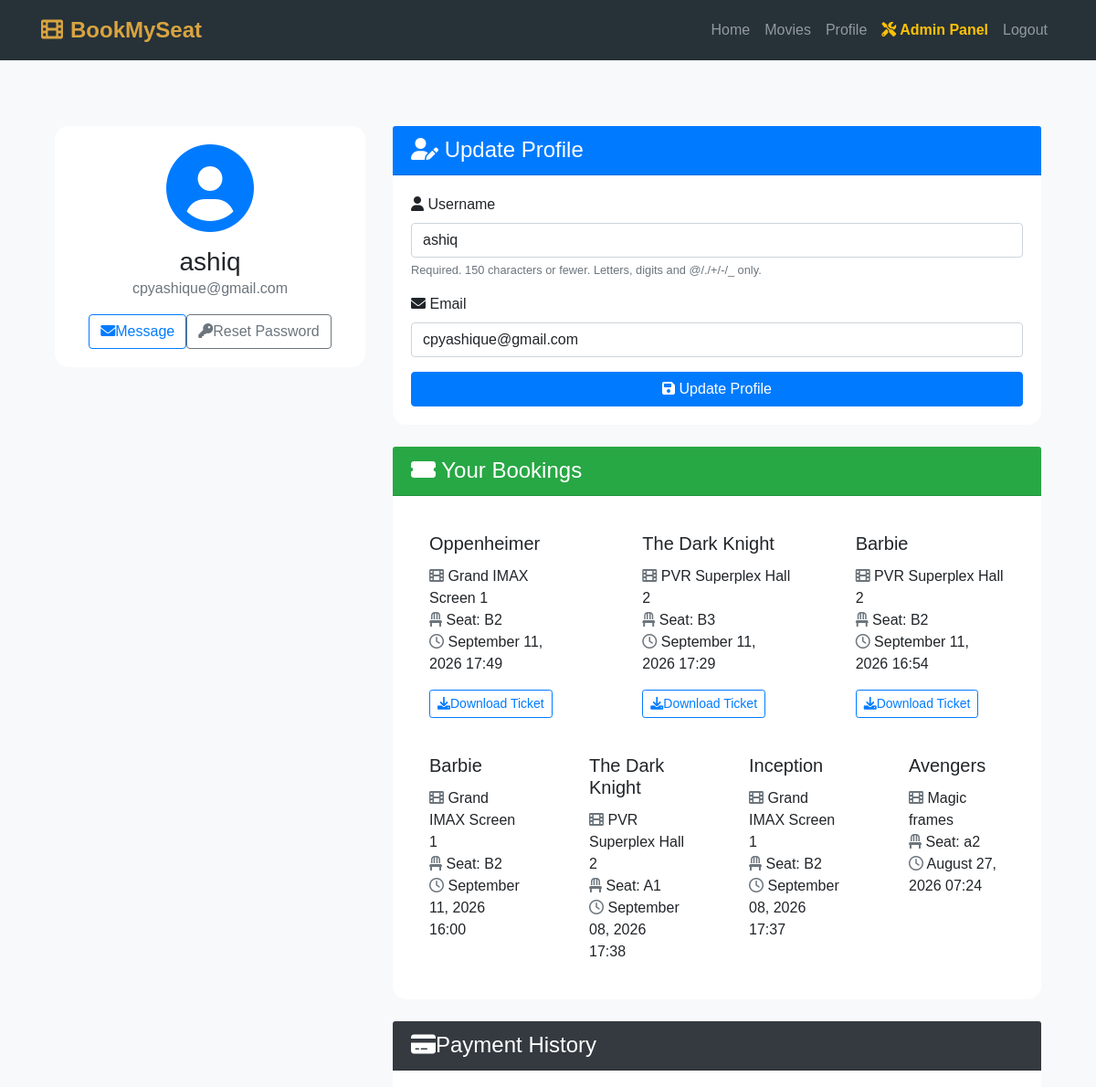
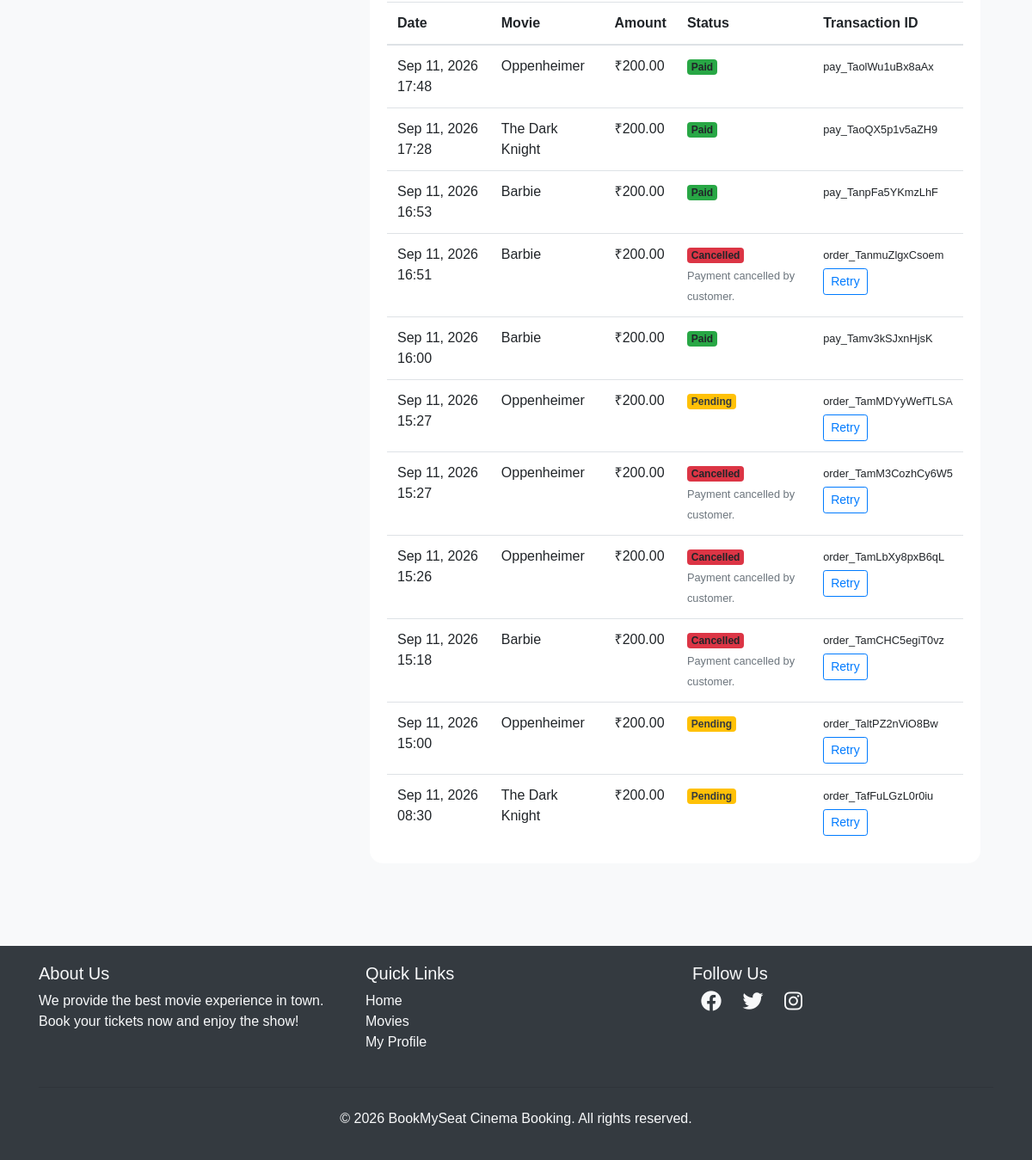
The page /users/profile/ (signed in) on the database its author committed (2 pictures, top to bottom).
### movies/models.py (models this page shows, shortened)
class Booking(models.Model):
    user = models.ForeignKey(User, on_delete=models.CASCADE)
    seat = models.OneToOneField(Seat, on_delete=models.CASCADE)
    movie = models.ForeignKey(Movie, on_delete=models.CASCADE)
    theater = models.ForeignKey(Theater, on_delete=models.CASCADE)
    payment = models.ForeignKey('Payment', on_delete=models.PROTECT, null=True, blank=True, related_name='bookings')
    ticket_pdf = models.FileField(upload_to='tickets/', blank=True, null=True)
    booked_at = models.DateTimeField(auto_now_add=True)
    class Meta:
        indexes = [
            models.Index(fields=['booked_at']),
            models.Index(fields=['theater', 'booked_at']),
            models.Index(fields=['movie', 'booked_at']),
        ]

class Movie(models.Model):
    AGE_CERTIFICATION_CHOICES = [
        ('U', 'U (Universal)'),
        ('UA', 'UA (Parental Guidance)'),
        ('A', 'A (Adults Only)'),
        ('S', 'S (Specialized)'),
        ('PG-13', 'PG-13'),
        ('R', 'R (Restricted)'),
    ]
    name = models.CharField(max_length=255)
    slug = models.SlugField(max_length=255, blank=True)
    image = models.ImageField(upload_to='movies/', blank=True, null=True)
    rating = models.DecimalField(max_digits=3, decimal_places=1, default=0.0)
    cast = models.TextField(blank=True, help_text="Legacy cast names comma separated")
    description = models.TextField(blank=True, null=True)
    duration = models.PositiveIntegerField(default=120, help_text="Duration in minutes")
    age_certification = models.CharField(max_length=10, choices=AGE_CERTIFICATION_CHOICES, default='UA')
    trailer_youtube_url = models.CharField(max_length=500, blank=True, null=True, help_text="YouTube Watch or Embed URL")
    release_date = models.DateField(default=timezone.now)
    is_trending = models.BooleanField(default=False)
    genres = models.ManyToManyField(Genre, related_name='movies', blank=True)
    languages = models.ManyToManyField(Language, related_name='movies', blank=True)
    cast_members = models.ManyToManyField(CastMember, related_name='movies', blank=True)
    class Meta:
        indexes = [
            models.Index(fields=['release_date']),
            models.Index(fields=['rating']),
        ]

class Theater(models.Model):
    name = models.CharField(max_length=255)
    location = models.CharField(max_length=255, blank=True, default='Main Screen')
    screen_name = models.CharField(max_length=100, blank=True, default='Screen 1')
    movie = models.ForeignKey(Movie, on_delete=models.CASCADE, related_name='theaters')
    time = models.DateTimeField()
    class Meta:
        indexes = [
            models.Index(fields=['location', 'time']),
            models.Index(fields=['movie', 'time']),
        ]

class Seat(models.Model):
    theater = models.ForeignKey(Theater, on_delete=models.CASCADE, related_name='seats')
    seat_number = models.CharField(max_length=10)
    is_booked = models.BooleanField(default=False)

class Payment(models.Model):
    STATUS_CHOICES = [
        ('created', 'Created'), ('pending', 'Pending'), ('paid', 'Paid'),
        ('failed', 'Failed'), ('cancelled', 'Cancelled'), ('refunded', 'Refunded'),
    ]
    user = models.ForeignKey(User, on_delete=models.PROTECT, related_name='payments')
    theater = models.ForeignKey(Theater, on_delete=models.PROTECT, related_name='payments')
    seat_ids = models.JSONField()
    amount = models.PositiveIntegerField(help_text='Amount in paise')
    currency = models.CharField(max_length=3, default='INR')
    status = models.CharField(max_length=10, choices=STATUS_CHOICES, default='created')
    razorpay_order_id = models.CharField(max_length=100, unique=True)
    razorpay_payment_id = models.CharField(max_length=100, unique=True, null=True, blank=True)
    failure_reason = models.CharField(max_length=500, blank=True)
    refund_amount = models.PositiveIntegerField(default=0, help_text='Refunded amount in paise')
    refunded_at = models.DateTimeField(null=True, blank=True)
    created_at = models.DateTimeField(auto_now_add=True)
    updated_at = models.DateTimeField(auto_now=True)
    class Meta:
        indexes = [
            models.Index(fields=['status', 'created_at']),
            models.Index(fields=['theater', 'status', 'created_at']),
        ]
    @property
    def amount_rupees(self):
        return self.amount / 100

### users/views.py (the view)
# urls.py: path('profile/', profile, name='profile'),
@login_required
def profile(request):
    bookings = (
        Booking.objects.filter(user=request.user)
        .select_related('movie', 'theater', 'seat', 'payment')
        .order_by('-booked_at')
    )
    payments = Payment.objects.filter(user=request.user).select_related('theater', 'theater__movie').order_by('-created_at')
    if request.method == 'POST':
        u_form=UserUpdateForm(request.POST, instance=request.user)
        if u_form.is_valid():
            u_form.save()
            return redirect('profile')
    else:
        u_form=UserUpdateForm(instance=request.user)
    return render(request,'users/profile.html',{'u_form':u_form, 'bookings':bookings, 'payments': payments})

### users/forms.py
class UserUpdateForm(forms.ModelForm):
    email = forms.EmailField()
    class Meta:
        model = User
        fields = ['username', 'email']

### bookmyseat/templates/users/profile.html (shortened to what this page needs)
{% extends "users/basic.html" %} {% block content %}
<div class="container py-5">
  <div class="row">
    <div class="col-lg-4 mb-4">
      <div class="card shadow">
        <div class="card-body text-center">
          <div class="mb-3">
            <i class="fas fa-user-circle fa-6x text-primary"></i>
          </div>
          <h3 class="card-title mb-0">{{ user.username }}</h3>
          <p class="text-muted mb-3">{{ user.email }}</p>
          <div class="d-flex justify-content-center">
            <a href="#" class="btn btn-outline-primary me-2"><i class="fas fa-envelope me-2"></i>Message</a>
            <a href="{% url 'password_reset' %}" class="btn btn-outline-secondary"><i class="fas fa-key me-2"></i>Reset Password</a>
          </div>
        </div>
      </div>
    </div>
    <div class="col-lg-8">
      <div class="card shadow mb-4">
        <div class="card-header bg-primary text-white">
          <h4 class="mb-0"><i class="fas fa-user-edit me-2"></i> Update Profile</h4>
        </div>
        <div class="card-body">
          <form method="POST">
            {% for field in u_form %}
              <div class="mb-3">
                <label for="{{ field.id_for_label }}" class="form-label">
                  <i class="fas fa-{% if field.name == 'username' %}user{% elif field.name == 'email' %}envelope{% else %}info-circle{% endif %} me-2"></i>
                  {{ field.label }}
                </label>
                {{ field }}
                {% if field.help_text %}
                  <small class="form-text text-muted">{{ field.help_text }}</small>
                {% endif %}
              </div>
            {% endfor %}
            <button class="btn btn-primary w-100" type="submit"><i class="fas fa-save me-2"></i> Update Profile</button>
          </form>
        </div>
      </div>
      <div class="card shadow">
        <div class="card-header bg-success text-white">
          <h4 class="mb-0"><i class="fas fa-ticket-alt me-2"> </i> Your Bookings</h4>
        </div>
        <div class="card-body">
          {% if bookings %}
            <div class="row row-cols-1 row-cols-md-2 g-4">
              {% for booking in bookings %}
                <div class="col">
                  <div class="card h-100 border-0 shadow-sm">
                    <div class="card-body">
                      <h5 class="card-title">{{ booking.movie.name }}</h5>
                      <p class="card-text">
                        <i class="fas fa-film me-2 text-muted"> </i>  {{ booking.theater.name }}<br>
                        <i class="fas fa-chair me-2 text-muted"> </i>  Seat: {{ booking.seat.seat_number }}<br>
                        <i class="far fa-clock me-2 text-muted"> </i>  {{ booking.booked_at|date:"F d, Y H:i" }}
                      </p>
                      {% if booking.ticket_pdf %}<a href="{% url 'download_ticket' booking.id %}" class="btn btn-outline-primary btn-sm"><i class="fas fa-download me-1"></i>Download Ticket</a>{% endif %}
                    </div>
                  </div>
                </div>
              {% endfor %}
            </div>
          {% else %}
            <div class="text-center py-5">
              <i class="fas fa-ticket-alt fa-4x text-muted mb-3"></i>
              <p class="lead mb-0">No bookings yet. Time to plan your next movie night!</p>
            </div>
          {% endif %}
        </div>
      </div>
      <div class="card shadow mt-4">
        <div class="card-header bg-dark text-white"><h4 class="mb-0"><i class="fas fa-credit-card me-2"></i>Payment History</h4></div>
        <div class="card-body">
          {% if payments %}<div class="table-responsive"><table class="table mb-0"><thead><tr><th>Date</th><th>Movie</th><th>Amount</th><th>Status</th><th>Transaction ID</th></tr></thead><tbody>
          {% for payment in payments %}<tr><td>{{ payment.created_at|date:"M d, Y H:i" }}</td><td>{{ payment.theater.movie.name }}</td><td>₹{{ payment.amount_rupees|floatformat:2 }}</td><td><span class="badge {% if payment.status == 'paid' %}bg-success{% elif payment.status == 'pending' %}bg-warning text-dark{% else %}bg-danger{% endif %}">{{ payment.get_status_display }}</span>{% if payment.failure_reason %}<br><small class="text-muted">{{ payment.failure_reason }}</small>{% endif %}</td><td><small>{{ payment.razorpay_payment_id|default:payment.razorpay_order_id }}</small>{% if payment.status == 'pending' or payment.status == 'failed' or payment.status == 'cancelled' %}<form method="post" action="{% url 'retry_payment' payment.id %}" class="mt-1">{% csrf_token %}<button class="btn btn-sm btn-outline-primary" type="submit">Retry</button></form>{% endif %}</td></tr>{% endfor %}
          </tbody></table></div>{% else %}<p class="text-muted mb-0">No payment attempts yet.</p>{% endif %}
        </div>
      </div>
    </div>
  </div>
</div>
<link rel="stylesheet" href="https://cdnjs.cloudflare.com/ajax/libs/font-awesome/6.0.0-beta3/css/all.min.css">
{% endblock %}

### bookmyseat/templates/users/basic.html (style rules this page uses)
body { font-family: Arial, sans-serif; background-color: #f8f9fa; }

### bookmyseat/templates/users/profile.html (style rules this page uses)
body { background-color: #f8f9fa; }
.card { border-radius: 15px; border: none; transition: transform 0.3s ease-in-out; }
.card-header { border-top-left-radius: 15px; border-top-right-radius: 15px; }
form input, form select, form textarea { display: block; width: 100%; padding: 0.375rem 0.75rem; font-size: 1rem; font-weight: 400; line-height: 1.5; color: #212529; background-color: #fff; background-clip: padding-box; border: 1px solid #ced4da; border-radius: 0.25rem; transition: border-color 0.15s ease-in-out, box-shadow 0.15s ease-in-out; }

### rows shown on the page
Booking: movie.name "Oppenheimer", theater.name "Grand IMAX Screen 1", seat.seat_number "B2", booked_at "September 11, 2026 17:49", shows "Download Ticket"
Booking: movie.name "The Dark Knight", theater.name "PVR Superplex Hall 2", seat.seat_number "B3", booked_at "September 11, 2026 17:29", shows "Download Ticket"
Booking: movie.name "Barbie", theater.name "PVR Superplex Hall 2", seat.seat_number "B2", booked_at "September 11, 2026 16:54", shows "Download Ticket"
Booking: movie.name "Barbie", theater.name "Grand IMAX Screen 1", seat.seat_number "B2", booked_at "September 11, 2026 16:00"
Booking: movie.name "The Dark Knight", theater.name "PVR Superplex Hall 2", seat.seat_number "A1", booked_at "September 08, 2026 17:38"
Booking: movie.name "Inception", theater.name "Grand IMAX Screen 1", seat.seat_number "B2", booked_at "September 08, 2026 17:37"
Booking: movie.name "Avengers", theater.name "Magic frames", seat.seat_number "a2", booked_at "August 27, 2026 07:24"
Payment: created_at "Sep 11, 2026 17:48", theater.movie.name "Oppenheimer", amount_rupees "200.00", status "Paid", razorpay_payment_id "pay_TaolWu1uBx8aAx"
Payment: created_at "Sep 11, 2026 17:28", theater.movie.name "The Dark Knight", amount_rupees "200.00", status "Paid", razorpay_payment_id "pay_TaoQX5p1v5aZH9"
Payment: created_at "Sep 11, 2026 16:53", theater.movie.name "Barbie", amount_rupees "200.00", status "Paid", razorpay_payment_id "pay_TanpFa5YKmzLhF"
Payment: created_at "Sep 11, 2026 16:51", theater.movie.name "Barbie", amount_rupees "200.00", status "Cancelled", failure_reason "Payment cancelled by customer.", razorpay_payment_id "order_TanmuZlgxCsoem", shows "Retry"
Payment: created_at "Sep 11, 2026 16:00", theater.movie.name "Barbie", amount_rupees "200.00", status "Paid", razorpay_payment_id "pay_Tamv3kSJxnHjsK"
Payment: created_at "Sep 11, 2026 15:27", theater.movie.name "Oppenheimer", amount_rupees "200.00", status "Pending", razorpay_payment_id "order_TamMDYyWefTLSA", shows "Retry"
Payment: created_at "Sep 11, 2026 15:27", theater.movie.name "Oppenheimer", amount_rupees "200.00", status "Cancelled", failure_reason "Payment cancelled by customer.", razorpay_payment_id "order_TamM3CozhCy6W5", shows "Retry"
Payment: created_at "Sep 11, 2026 15:26", theater.movie.name "Oppenheimer", amount_rupees "200.00", status "Cancelled", failure_reason "Payment cancelled by customer.", razorpay_payment_id "order_TamLbXy8pxB6qL", shows "Retry"
Payment: created_at "Sep 11, 2026 15:18", theater.movie.name "Barbie", amount_rupees "200.00", status "Cancelled", failure_reason "Payment cancelled by customer.", razorpay_payment_id "order_TamCHC5egiT0vz", shows "Retry"
Payment: created_at "Sep 11, 2026 15:00", theater.movie.name "Oppenheimer", amount_rupees "200.00", status "Pending", razorpay_payment_id "order_TaltPZ2nViO8Bw", shows "Retry"
Payment: created_at "Sep 11, 2026 08:30", theater.movie.name "The Dark Knight", amount_rupees "200.00", status "Pending", razorpay_payment_id "order_TafFuLGzL0r0iu", shows "Retry"

### other values the page prints
{{ user.username }} "ashiq"
{{ user.email }} "cpyashique@gmail.com"
{{ field.label }} "Username" "Email"
{{ field.help_text }} "Required. 150 characters or fewer. Letters, digits and @/./+/-/_ only."
